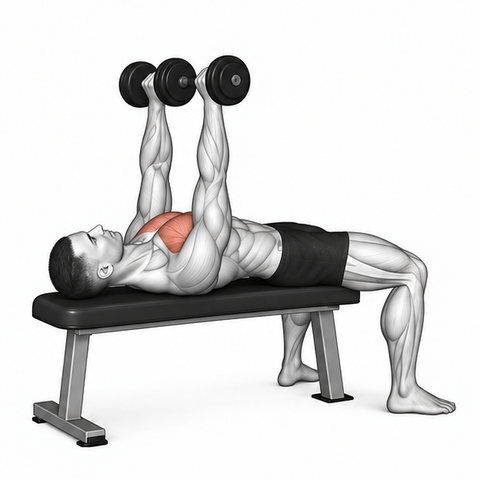
#> input picture assets/motion_repairs/20261019_review41/1624-fixed.webp, 480 x 480 px, given in place of dataset_motion_1764.webp, which was not available
$ python register_frames.py
#> lines starting #> are read from the running program, lines starting #| are printed output that depends on the picture; after the words box and inside, x2 and y2 are one past the last pixel; in counts of white or black regions, pixels touching at a corner belong together
#!/usr/bin/env python3
"""Register Batch 41 candidates (1764, 1624) with integer shifts, 800/380/800/380 ms loop, and anchor verification."""
from pathlib import Path
import json
import struct
import numpy as np
from PIL import Image, ImageDraw, ImageSequence

B = Path(__file__).resolve().parent
R = B.parents[2]
W, H = 480, 480
DURATIONS = [800, 380, 800, 380]

CANDIDATES = {
    "1764": {
        "shifts": [(0, 0), (0, 0), (0, 0), (0, 0)],
        "anchors": {
            "rack_base_left": (75, 420, 165, 475),
            "rack_base_right": (300, 420, 415, 475),
            "bar_hands": (140, 15, 340, 80),
            "head": (210, 80, 270, 145),
        },
    },
    "1624": {
        "shifts": [(0, 0), (0, 0), (0, 19), (0, 0)],
        "anchors": {
            "bench_left_leg": (50, 340, 145, 445),
            "bench_right_leg": (300, 340, 405, 445),
            "feet": (385, 330, 465, 455),
            "head": (25, 300, 120, 370),
            "thigh_pelvis": (295, 275, 420, 360),
        },
    },
}


def ncc_at(ref_gray, tgt_gray, box, dx, dy):
    x0, y0, x1, y1 = box
    h, w = ref_gray.shape
    xx0, yy0, xx1, yy1 = x0 + dx, y0 + dy, x1 + dx, y1 + dy
    if xx0 < 0 or yy0 < 0 or xx1 > w or yy1 > h:
        return -1.0
    a = ref_gray[y0:y1, x0:x1]
    b = tgt_gray[yy0:yy1, xx0:xx1]
    sa, sb = a.std(), b.std()
    if sa < 1e-3 or sb < 1e-3:
        return 0.0
    return float(((a - a.mean()) * (b - b.mean())).mean() / (sa * sb))


def best_shift(ref_gray, tgt_gray, box, radius=8):
    best_sc, bdx, bdy = -1.0, 0, 0
    sc0 = ncc_at(ref_gray, tgt_gray, box, 0, 0)
    for dy in range(-radius, radius + 1):
        for dx in range(-radius, radius + 1):
            sc = ncc_at(ref_gray, tgt_gray, box, dx, dy)
            if sc > best_sc:
                best_sc, bdx, bdy = sc, dx, dy
    return bdx, bdy, best_sc, sc0


report = {}
strip = Image.new("RGB", (W * 4, H * len(CANDIDATES)), (255, 255, 255))
#> strip: PIL image 1920x960 RGB; every value is 255

for idx, (eid, cfg) in enumerate(CANDIDATES.items()):
    src = R / f"app/src/main/res/raw/dataset_motion_{eid}.webp"
    orig_frames = [f.convert("RGB") for f in ImageSequence.Iterator(Image.open(src))]
#> orig_frames = 4 items
    assert len(orig_frames) == 4 and all(f.size == (W, H) for f in orig_frames)
    shifts = cfg["shifts"]
    out_frames = []
    for fi in range(4):
        src_i = 1 if fi == 3 else fi
        dx, dy = shifts[fi]
        canvas = Image.new("RGB", (W, H), (255, 255, 255))
        canvas.paste(orig_frames[src_i], (dx, dy))
        out_frames.append(canvas)
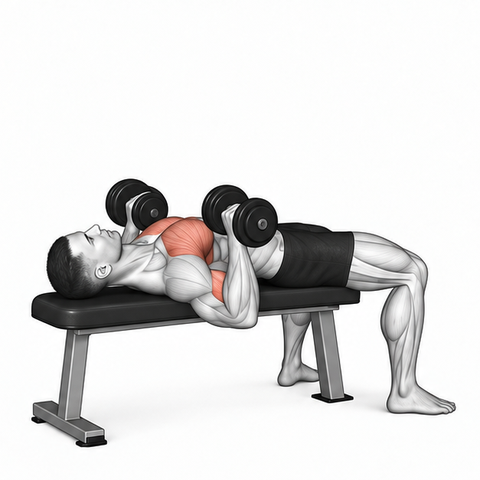
#> canvas: PIL image 480x480 RGB; mean R, G, B 223.1, 222.3, 222
#> after the loop, out_frames = 4 items

    arrs = [np.asarray(f, dtype=np.float32) for f in out_frames]
#> arrs = 4 items
    grays = [a.mean(axis=2) for a in arrs]
#> grays = 4 items
    fg = [int((a.min(axis=2) < 245).sum()) for a in arrs]
#> fg = [61428, 54526, 62205, 54526]
    assert np.array_equal(arrs[1], arrs[3]), f"{eid}: Frame 4 must equal Frame 2"
    for fi, a in enumerate(arrs):
        m = a.min(axis=2) < 245
        assert not (m[0].any() or m[-1].any() or m[:, 0].any() or m[:, -1].any()), f"{eid} F{fi} touches border"
#> this loop made 4 passes
#> pass 1, `m = a.min(axis=2) < 245`:
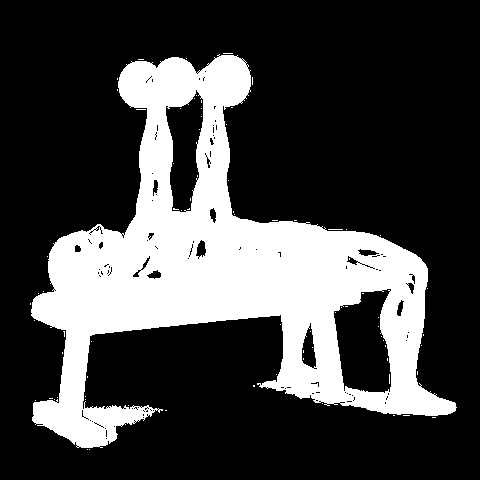
#> m: shape (480, 480) bool; 26.7% white; 77 white regions (76 under 20 px), largest, box (x1, y1, x2, y2) and area: (31, 54, 457, 448) 61233
#> pass 2, `m = a.min(axis=2) < 245`:
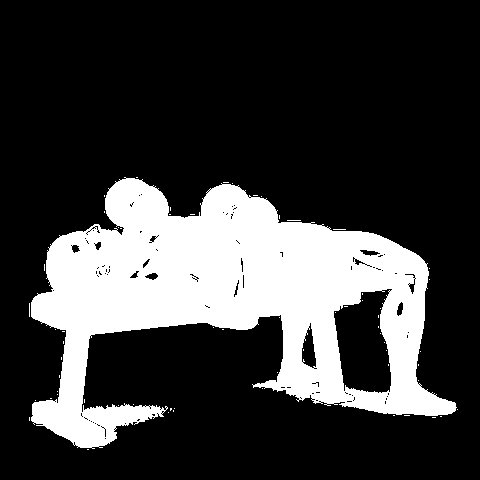
#> m: shape (480, 480) bool; 23.7% white; 63 white regions (62 under 20 px), largest, box (x1, y1, x2, y2) and area: (31, 177, 457, 449) 54354
#> pass 3, `m = a.min(axis=2) < 245`:
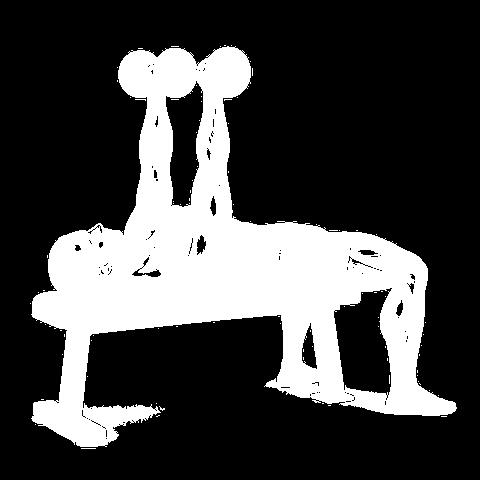
#> m: shape (480, 480) bool; 27% white; 86 white regions (85 under 20 px), largest, box (x1, y1, x2, y2) and area: (31, 46, 457, 447) 61990

    max_res = 0.0
    min_sc0 = 1.0
    anchor_detail = {}
    for aname, box in cfg["anchors"].items():
        anchor_detail[aname] = {}
        for fi in (0, 2):
            bdx, bdy, bsc, sc0 = best_shift(grays[1], grays[fi], box)
            res = (bdx ** 2 + bdy ** 2) ** 0.5
            max_res = max(max_res, res)
            min_sc0 = min(min_sc0, sc0)
            anchor_detail[aname][f"F{fi}"] = {
                "best_dx": bdx,
                "best_dy": bdy,
                "best_score": round(bsc, 4),
                "score_at_0": round(sc0, 4),
                "residual_px": round(res, 2),
            }
#> this loop made 4 passes
#> pass 1, in ncc_at, `b = tgt_gray[yy0:yy1, xx0:xx1]`:
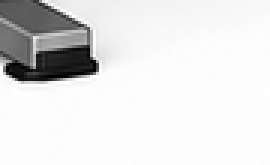
#> b: shape (55, 90) float32 (shown 3 times larger); min 0, max 255, mean 226.8
#> pass 1, in ncc_at (call 2), `b = tgt_gray[yy0:yy1, xx0:xx1]`:
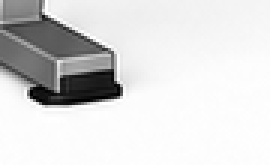
#> b: shape (55, 90) float32 (shown 3 times larger); min 0, max 255, mean 217.9
#> pass 1, in ncc_at (call 3), `b = tgt_gray[yy0:yy1, xx0:xx1]`:
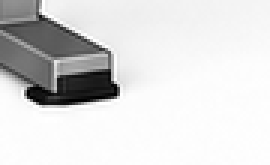
#> b: shape (55, 90) float32 (shown 3 times larger); min 0, max 255, mean 218.5

#> (the run stopped early here; a loop or call above may not have finished)
